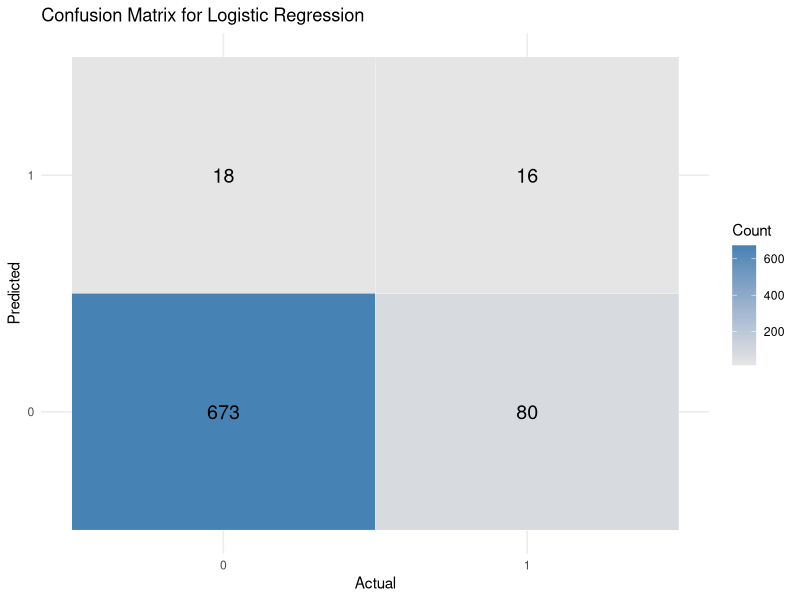

Generate this figure with R:
## ---- chunk 1
library(openxlsx)
library(randomForest)
library(caret)
library(ggplot2)
## ---- chunk 2
df <- read.xlsx("final_merged_generalised_dataset2.xlsx")
head(df)
## ---- chunk 3
colSums(is.na(df))
## ---- chunk 4
prop_longcov <- mean(df$longcov == 1, na.rm = TRUE)

# Calculate proportions AFTER REMOVING missing FINAL_WGHT and HSLEEPPP
prop_longcov_no_missing_weight <- mean(df$longcov[!is.na(df$FINAL_WGHT)] == 1, na.rm = TRUE)
prop_longcov_no_missing_sleep_pre <- mean(df$longcov[!is.na(df$HSLEEPPP_pre)] == 1, na.rm = TRUE)
prop_longcov_no_missing_sleep_post <- mean(df$longcov[!is.na(df$HSLEEPSP_post)] == 1, na.rm = TRUE)
prop_longcov_no_missing_HH <- mean(df$longcov[!is.na(df$HHNUM)] == 1, na.rm = TRUE)
prop_longcov_no_missing_excise_pre <- mean(df$longcov[!is.na(df$EXCISEPP_pre)] == 1, na.rm = TRUE)
prop_longcov_no_missing_excise_post <- mean(df$longcov[!is.na(df$EXCISESP_post)] == 1, na.rm = TRUE)
prop_longcov_no_missing_fruit_pre <- mean(df$longcov[!is.na(df$FRTVEGPP_pre)] == 1, na.rm = TRUE)
prop_longcov_no_missing_fruit_post <- mean(df$longcov[!is.na(df$FRTVEGSP_post)] == 1, na.rm = TRUE)

plot_data <- data.frame(
  Group = c(
    "Entire Sample",
    "Complete FINAL_WGHT",
    "Complete HSLEEPPP_pre",
    "Complete HSLEEPSP_post",
    "Complete HHNUM",
    "Complete EXCISEPP_pre",
    "Complete EXCISESP_post",
    "Complete FRTVEGPP_pre",
    "Complete FRTVEGSP_post"
  ),
  Proportion = c(
    prop_longcov,
    prop_longcov_no_missing_weight,
    prop_longcov_no_missing_sleep_pre,
    prop_longcov_no_missing_sleep_post,
    prop_longcov_no_missing_HH,
    prop_longcov_no_missing_excise_pre,
    prop_longcov_no_missing_excise_post,
    prop_longcov_no_missing_fruit_pre,
    prop_longcov_no_missing_fruit_post
  )
)

plot_data
## ---- chunk 5
# remove predictors containing COVIDSYMPT, FATGRID, TIREDGRID, AND COVNEWILT
df <- df[ , !grepl("COVIDSYMPT", names(df))]
df <- df[ , !grepl("FATGRID", names(df))]
df <- df[ , !grepl("TIREDGRID", names(df))]
df <- df[ , !grepl("COVNEWILT", names(df))]

# remove predictors with too many missing values
df <- df[, !(names(df) %in% "ID")]
df <- df[, !(names(df) %in% "RELSAT")]
df <- df[, !(names(df) %in% "GROWB2_post")]
df <- df[, !(names(df) %in% "CW3_GROWB2")]
df <- df[, !(names(df) %in% "FINAL_WGHT")]
df <- df[, !(names(df) %in% "HSLEEPPP_pre")]
df <- df[, !(names(df) %in% "HSLEEPSP_post")]
df <- df[, !(names(df) %in% "WRKHOURSB_pre")]
df <- df[, !(names(df) %in% "WRKHOURSD_post")]

# remove predictors related to COVID symptoms
df <- df[, !(names(df) %in% "CW3_COVID19")]
df <- df[, !(names(df) %in% "CW3_COVID19POS")]
df <- df[, !(names(df) %in% "CW3_MEMORY")]
df <- df[, !(names(df) %in% "CW3_SKIN")]
df <- df[, !(names(df) %in% "CW3_SHORTB")]
df <- df[, !(names(df) %in% "CW3_PALP")]
df <- df[, !(names(df) %in% "CW3_ACTIVITY")]

colSums(is.na(df))
## ---- chunk 6
lapply(df, unique)
## ---- chunk 7
# set missing values for number of cigarettes as 0
df$NUMCIGSPP_pre[is.na(df$NUMCIGSPP_pre)] <- 0
df$NUMCIGSSP_post[is.na(df$NUMCIGSSP_post)] <- 0

# convert variables into factor
df$CW3_COHORT <- factor(df$CW3_COHORT)
df$PSEX <- factor(df$PSEX)
df$CW3_COVID_HOSPAD <- factor(df$CW3_COVID_HOSPAD)
df$longcov <- factor(df$longcov)

# convert NA to a missing level
vars_to_convert <- c("CW3_COVNEWILL", "CW3_BEENVAC", "GHQ", "PMED", "CW3_ECONACTIVITYB2", "GHQPRECOVID_pre", "LLI_17_pre", "OUTDOORS_4_pre", "FINANCIALMANB_pre", "ECONACTIVITYB_pre", "SMOKING_pre", "VAPE_pre", "ALDRPP_pre", "FINANCIALMAND_post", "ECONACTIVITYD_post", "VAPESP_post", "ALDRSP_post", "SATN_post", "MHNOW_post")

for (var in vars_to_convert) {
  df[[var]] <- factor(df[[var]], exclude = NULL)
  levels(df[[var]])[is.na(levels(df[[var]]))] <- "Missing"
}

# check unique values
lapply(df, unique)
## ---- chunk 8
df_complete <- df[complete.cases(df), ]

dim(df_complete)
colSums(is.na(df_complete))
## ---- chunk 9
set.seed(38036)
train_idx <- sample(seq_len(nrow(df_complete)), size = 0.7 * nrow(df_complete))
train_data <- df_complete[train_idx, ]
test_data <- df_complete[-train_idx, ]
## ---- chunk 10
log_mod <- glm(longcov ~ . , data = train_data, family = binomial)

summary(log_mod)
## ---- chunk 11
# align factor variables for train and test data
factor_vars <- names(train_data)[sapply(train_data, is.factor)]

for (var in factor_vars) {
  train_data[[var]] <- factor(as.character(train_data[[var]]))
  test_data[[var]] <- factor(as.character(test_data[[var]]), levels = levels(train_data[[var]]))
}

# remove missing values in the test data
test_data_clean <- test_data[complete.cases(test_data[,]), ]

# calculate train and test probabilities
train_probs <- predict(log_mod, type = "response")
test_probs <- predict(log_mod, newdata = test_data_clean, type = "response")

train_pred <- ifelse(train_probs > 0.5, 1, 0)
test_pred <- ifelse(test_probs > 0.5, 1, 0)

train_accuracy <- mean(train_pred == train_data$longcov)
test_accuracy <- mean(test_pred == test_data_clean$longcov)

cat("Logistic regression training accuracy:", round(train_accuracy, 3), "\n")
cat("Logistic regression test accuracy:", round(test_accuracy, 3), "\n")
## ---- chunk 12
cm <- table(Predicted = test_pred, Actual = test_data_clean$longcov)
cm_df <- as.data.frame(cm)

ggplot(cm_df, aes(x = Actual, y = Predicted, fill = Freq)) +
  geom_tile(color = "white") +
  geom_text(aes(label = Freq), vjust = 0.5, size = 5) +
  scale_fill_gradient(low = "grey90", high = "steelblue") +
  labs(
    title = "Confusion Matrix for Logistic Regression",
    x = "Actual",
    y = "Predicted",
    fill = "Count"
  ) +
  theme_minimal()
